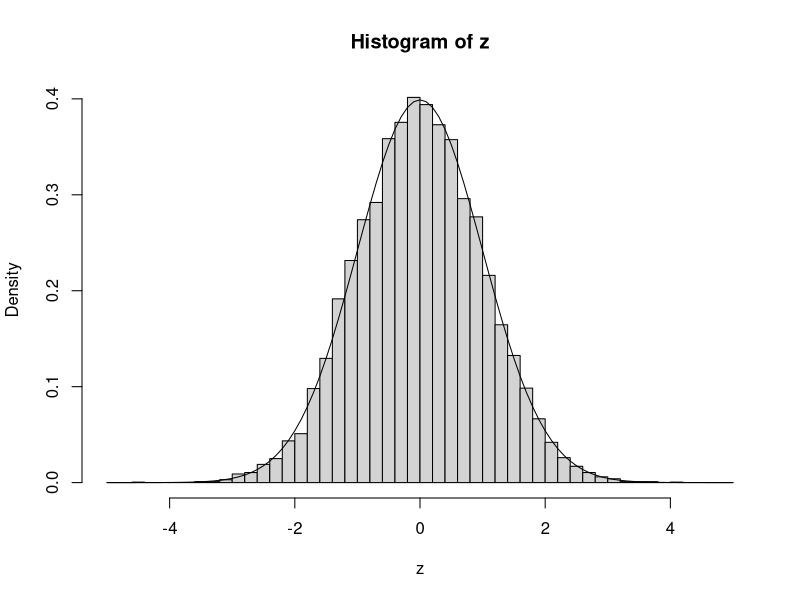

The R source for this figure:
z <- rnorm(10000)
hist(z, breaks=seq(-5, 5, .2), freq=F)
phi <- function(x) exp(-x^2/2)/sqrt(2*pi)
x <- seq(-5, 5, .1)
phi.x <- sapply(x, phi)
lines(x, phi.x)
